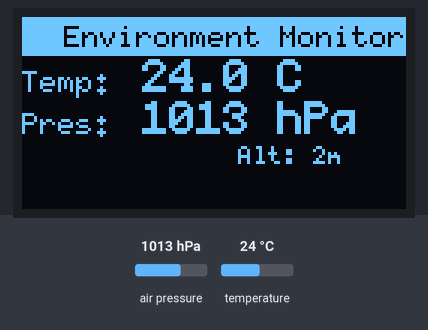
Bench run of a sketch on a simulated ESP32. Parts: 128×64 one-colour display. Inputs (shaded band) come from the test bench; at power-on: air pressure 1013 hPa, temperature 24 °C. What the sketch prints to the serial monitor is not drawn.

Above: at 1.7 s.
1.8 s: air pressure set to 952 hPa
At 2.3 s:
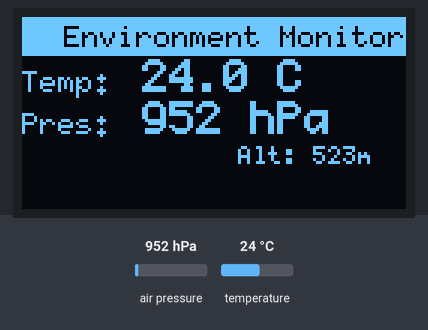
3.5 s: temperature set to 12 °C
At 5.1 s:
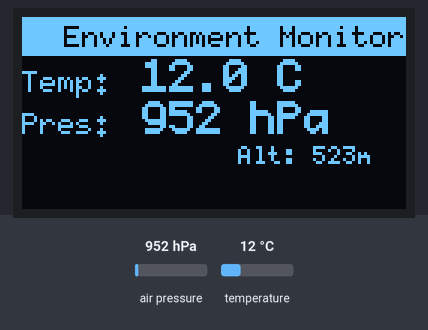
5.5 s: air pressure set to 975 hPa
At 6.6 s:
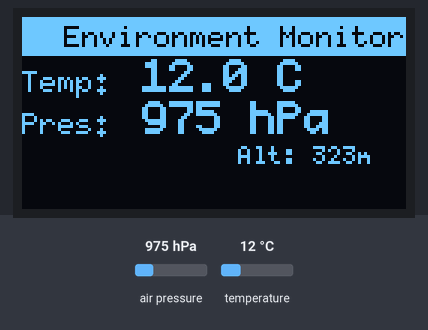
7.5 s: temperature set to 19 °C
At 9.3 s:
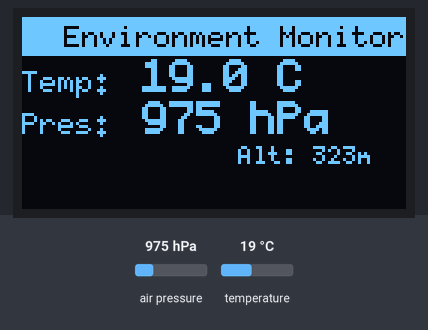
Timing chart, 0 to 10.5 s (numbered marks = the images above; inputs shaded):
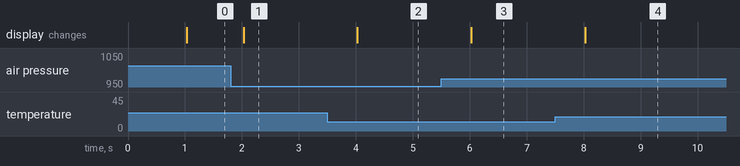

Measured:
- after the input at 1.8 s, the display: changes after 0.23 s (image 1)
- after the input at 3.5 s, the display: changes after 0.53 s (image 2)
- after the input at 5.5 s, the display: changes after 0.53 s (image 3)
- after the input at 7.5 s, the display: changes after 0.53 s (image 4)

The sketch:

bme_bmp.ino
```cpp
#include <Wire.h>
#include <U8g2lib.h>
#include <Adafruit_Sensor.h>
#include <Adafruit_BMP280.h>

// ── I²C pin definitions (shared by OLED and BMP280) ──────────────────────
#define I2C_SCL 48
#define I2C_SDA 47

// ── Device I²C addresses ──────────────────────────────────────────────────
#define OLED_ADDRESS 0x3C
#define bmp_ADDRESS  0x77   // Change to 0x77 if your board uses that address

// ── Sea-level pressure reference for altitude calculation ─────────────────
#define SEALEVEL_HPA 1013.25

// ── Temperature self-heating correction (°C to subtract) ─────────────────
// The BMP280 sits near other components that generate heat.
// Measure the true ambient temperature with a reference thermometer,
// subtract the BMP280 reading, and enter the difference here.
#define TEMP_OFFSET 0.0    // e.g. set to 3.0 if BMP280 reads 3°C too high

// ── Display: SH1106 128×64, full buffer, hardware I²C ────────────────────
// When passing a Wire pointer explicitly, use the SW constructor with
// U8X8_PIN_NONE for all pins; pin configuration comes from Wire.begin().
// U8G2_SH1106_128X64_NONAME_F_HW_I2C display(
//     U8G2_R0,        // No rotation
//     U8X8_PIN_NONE,  // No hardware reset pin
//     I2C_SCL,        // SCL — IO48
//     I2C_SDA         // SDA — IO47
// );
U8G2_SH1106_128X64_NONAME_F_HW_I2C display(U8G2_R0, /* reset=*/ U8X8_PIN_NONE);

// ── BMP280 sensor object ──────────────────────────────────────────────────
Adafruit_BMP280 bmp;

// ── Update interval ───────────────────────────────────────────────────────
#define UPDATE_INTERVAL_MS 1000
unsigned long lastUpdate = 0;

// ── Helper: draw the sensor dashboard ────────────────────────────────────
void drawDashboard(float tempC, float pressure, float altitude) {
    char buf[24];

    display.clearBuffer();

    // ── Header bar ────────────────────────────────────────────────────────
    display.setDrawColor(1);
    display.drawBox(0, 0, 128, 13);
    display.setDrawColor(0);
    display.setFont(u8g2_font_6x10_tr);
    display.drawStr(14, 10, "Environment Monitor");
    display.setDrawColor(1);

    // ── Temperature ───────────────────────────────────────────────────────
    display.setFont(u8g2_font_6x10_tr);
    display.drawStr(0, 25, "Temp:");
    display.setFont(u8g2_font_profont17_tr);  // Slightly larger for the value
    snprintf(buf, sizeof(buf), "%.1f C", tempC);
    display.drawStr(40, 25, buf);

    // ── Pressure ──────────────────────────────────────────────────────────
    display.setFont(u8g2_font_6x10_tr);
    display.drawStr(0, 39, "Pres:");
    display.setFont(u8g2_font_profont17_tr);
    snprintf(buf, sizeof(buf), "%.0f hPa", pressure);
    display.drawStr(40, 39, buf);

    // ── Altitude (small, bottom-right) ───────────────────────────────────
    display.setFont(u8g2_font_5x7_tr);
    snprintf(buf, sizeof(buf), "Alt: %.0fm", altitude);
    display.drawStr(72, 49, buf);

    display.sendBuffer();
}

// ── Setup ─────────────────────────────────────────────────────────────────
void setup() {
    Serial.begin(115200);

    // Configure the I²C bus with custom pins BEFORE initialising any device.
    // Both U8g2 and the BMP280 library will use this configured bus.
    Wire.begin(I2C_SDA, I2C_SCL);

    // Initialise the OLED display
    display.begin();

    // Show a startup message while the BMP280 initialises
    display.clearBuffer();
    display.setFont(u8g2_font_6x10_tr);
    display.drawStr(10, 28, "STEAM Dev Board");
    display.drawStr(10, 42, "Finding BMP280...");
    display.sendBuffer();
    bmp = Adafruit_BMP280(&Wire);
    // Initialise the BMP280, passing the configured Wire instance
    if (!bmp.begin()) {
        // Sensor not found — show error and halt
        display.clearBuffer();
        display.setFont(u8g2_font_6x10_tr);
        display.drawStr(0, 20, "BMP280 not found!");
        display.drawStr(0, 34, "Check address:");
        display.drawStr(0, 48, "Try 0x76 or 0x77");
        display.sendBuffer();
        Serial.println("ERROR: BMP280 not found. Check I2C address and wiring.");
        while (true) { delay(1000); }
    }

    Serial.println("BMP280 initialised successfully.");
    Serial.print("Sensor chip ID: 0x");
    Serial.println(bmp.sensorID(), HEX);   // 0x60 = BMP280, 0x56-0x58 = BMP280

    delay(500);  // Brief pause so the startup message is visible
}

// ── Loop ──────────────────────────────────────────────────────────────────
void loop() {
    unsigned long now = millis();

    if (now - lastUpdate >= UPDATE_INTERVAL_MS) {
        lastUpdate = now;

        // Read sensor values
        float tempC    = bmp.readTemperature() - TEMP_OFFSET;
        float pressure = bmp.readPressure() / 100.0F;   // Pa → hPa
        float altitude = bmp.readAltitude(SEALEVEL_HPA);

        // Update display
        drawDashboard(tempC, pressure, altitude);

        // Echo to Serial Monitor for debugging
        Serial.printf("Temp: %.1f°C  Pres: %.1f hPa  Alt: %.0fm\n",
                      tempC, pressure, altitude);
    }
}
```
